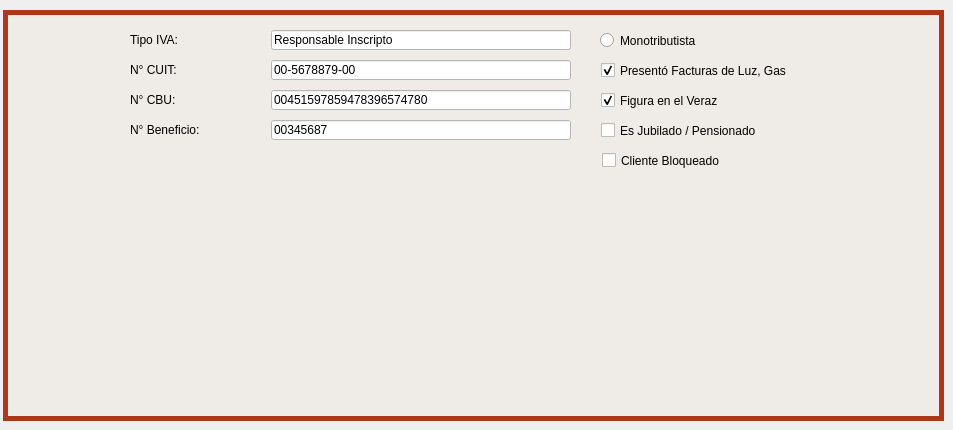
     <widget class="QWidget" name="tab_19">
      <attribute name="icon">
       <iconset>
        <normalon>Íconos/casilla-y-boligrafo.png</normalon>
       </iconset>
      </attribute>
      <attribute name="title">
       <string>Otros Datos</string>
      </attribute>
      <widget class="QCheckBox" name="ckbx_veraz_buscar">
       <property name="geometry">
        <rect>
         <x>601</x>
         <y>90</y>
         <width>211</width>
         <height>21</height>
        </rect>
       </property>
       <property name="text">
        <string>Figura en el Veraz</string>
       </property>
       <property name="checked">
        <bool>true</bool>
       </property>
      </widget>
      <widget class="QCheckBox" name="ckbx_bloqueado_buscar">
       <property name="geometry">
        <rect>
         <x>602</x>
         <y>150</y>
         <width>211</width>
         <height>21</height>
        </rect>
       </property>
       <property name="text">
        <string>Cliente Bloqueado</string>
       </property>
      </widget>
      <widget class="QLineEdit" name="lne_iva_buscar">
       <property name="geometry">
        <rect>
         <x>271</x>
         <y>30</y>
         <width>300</width>
         <height>20</height>
        </rect>
       </property>
       <property name="styleSheet">
        <string notr="true">background-color: rgb(255, 255, 255);</string>
       </property>
       <property name="text">
        <string>Responsable Inscripto</string>
       </property>
      </widget>
      <widget class="QLineEdit" name="lne_cbu_buscar">
       <property name="geometry">
        <rect>
         <x>271</x>
         <y>90</y>
         <width>300</width>
         <height>20</height>
        </rect>
       </property>
       <property name="styleSheet">
        <string notr="true">background-color: rgb(255, 255, 255);</string>
       </property>
       <property name="text">
        <string>00451597859478396574780</string>
       </property>
      </widget>
      <widget class="QLabel" name="label_158">
       <property name="geometry">
        <rect>
         <x>130</x>
         <y>60</y>
         <width>80</width>
         <height>20</height>
        </rect>
       </property>
       <property name="text">
        <string>N° CUIT:</string>
       </property>
      </widget>
      <widget class="QLineEdit" name="lne_nro_beneficio_buscar">
       <property name="geometry">
        <rect>
         <x>271</x>
         <y>120</y>
         <width>300</width>
         <height>20</height>
        </rect>
       </property>
       <property name="styleSheet">
        <string notr="true">background-color: rgb(255, 255, 255);</string>
       </property>
       <property name="text">
        <string>00345687</string>
       </property>
      </widget>
      <widget class="QLabel" name="label_159">
       <property name="geometry">
        <rect>
         <x>130</x>
         <y>90</y>
         <width>141</width>
         <height>20</height>
        </rect>
       </property>
       <property name="text">
        <string>N° CBU:</string>
       </property>
      </widget>
      <widget class="QLabel" name="label_160">
       <property name="geometry">
        <rect>
         <x>130</x>
         <y>120</y>
         <width>121</width>
         <height>20</height>
        </rect>
       </property>
       <property name="text">
        <string>N° Beneficio:</string>
       </property>
      </widget>
      <widget class="QLineEdit" name="lne_cuit_buscar">
       <property name="geometry">
        <rect>
         <x>271</x>
         <y>60</y>
         <width>300</width>
         <height>20</height>
        </rect>
       </property>
       <property name="styleSheet">
        <string notr="true">background-color: rgb(255, 255, 255);</string>
       </property>
       <property name="text">
        <string>00-5678879-00</string>
       </property>
      </widget>
      <widget class="QLabel" name="label_161">
       <property name="geometry">
        <rect>
         <x>130</x>
         <y>30</y>
         <width>80</width>
         <height>20</height>
        </rect>
       </property>
       <property name="text">
        <string>Tipo IVA:</string>
       </property>
      </widget>
      <widget class="QCheckBox" name="ckbx_jub_pens_buscar">
       <property name="geometry">
        <rect>
         <x>601</x>
         <y>120</y>
         <width>211</width>
         <height>21</height>
        </rect>
       </property>
       <property name="text">
        <string>Es Jubilado / Pensionado</string>
       </property>
      </widget>
      <widget class="QCheckBox" name="ckbx_facturas_buscar">
       <property name="geometry">
        <rect>
         <x>601</x>
         <y>60</y>
         <width>211</width>
         <height>21</height>
        </rect>
       </property>
       <property name="text">
        <string>Presentó Facturas de Luz, Gas</string>
       </property>
       <property name="checked">
        <bool>true</bool>
       </property>
      </widget>
      <widget class="QRadioButton" name="rbt_monotributista_buscar">
       <property name="geometry">
        <rect>
         <x>600</x>
         <y>30</y>
         <width>111</width>
         <height>21</height>
        </rect>
       </property>
       <property name="text">
        <string>Monotributista</string>
       </property>
      </widget>
      <widget class="QGroupBox" name="groupBox_4">
       <property name="geometry">
        <rect>
         <x>3</x>
         <y>10</y>
         <width>941</width>
         <height>411</height>
        </rect>
       </property>
       <property name="styleSheet">
        <string notr="true">QGroupBox{
background-color: rgb(239, 235, 231);
border-style: solid;
border-width: 5px;
border-color: rgb(172, 55, 26);
}

QLabel{
background-color: rgb(239, 235, 231);
}

QLineEdit{
background-color: rgb(255, 255, 255);
}

QTextEdit{
background-color: rgb(255, 255, 255);
}

QComboBox{
background-color: rgb(255, 255, 255);
}

QDateEdit{
background-color: rgb(255, 255, 255);
}

</string>
       </property>
       <property name="title">
        <string/>
       </property>
      </widget>
      <zorder>groupBox_4</zorder>
      <zorder>ckbx_veraz_buscar</zorder>
      <zorder>ckbx_bloqueado_buscar</zorder>
      <zorder>lne_iva_buscar</zorder>
      <zorder>lne_cbu_buscar</zorder>
      <zorder>label_158</zorder>
      <zorder>lne_nro_beneficio_buscar</zorder>
      <zorder>label_159</zorder>
      <zorder>label_160</zorder>
      <zorder>lne_cuit_buscar</zorder>
      <zorder>label_161</zorder>
      <zorder>ckbx_jub_pens_buscar</zorder>
      <zorder>ckbx_facturas_buscar</zorder>
      <zorder>rbt_monotributista_buscar</zorder>
     </widget>
